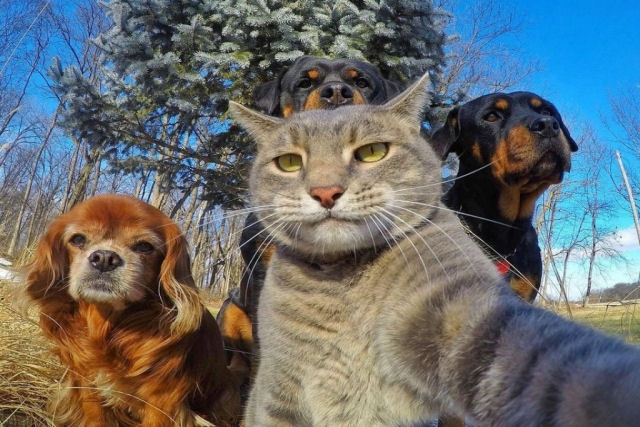
#> input picture PDI(processamento digital de imagem)/estudos sobe PDI/detector de faces/animais.jpg, 640 x 427 px
$ python index.py
#> lines starting #> are read from the running program, lines starting #| are printed output that depends on the picture; after the words box and inside, x2 and y2 are one past the last pixel; in counts of white or black regions, pixels touching at a corner belong together
import numpy as np
import cv2 as cv

face_classifier = cv.CascadeClassifier(
    cv.data.haarcascades + 'haarcascade_frontalface_default.xml')

img = cv.imread("animais.jpg")
#> img is the input picture: shape (427, 640, 3); mean B, G, R 111, 109.6, 103.7

# A funcao redimensiona a imagem


def redimensiona(imagem):
    (altura, largura, canais) = imagem.shape
#> altura = 427; largura = 640; canais = 3
    if(largura > 390 or altura > 210):
        nova_largura = 390
        nova_altura = 210
        novo_tamanho = (nova_largura, nova_altura)
        imagem_redimensionada = cv.resize(
            imagem, novo_tamanho, interpolation=cv.INTER_AREA)
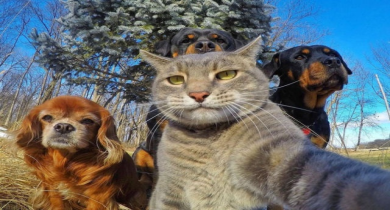
#> imagem_redimensionada: shape (210, 390, 3); mean B, G, R 111, 109.6, 103.7
        nova_imagem = imagem_redimensionada
        return nova_imagem
    else:
        return imagem


img = redimensiona(img)

img_gray = cv.cvtColor(img, cv.COLOR_RGB2GRAY)
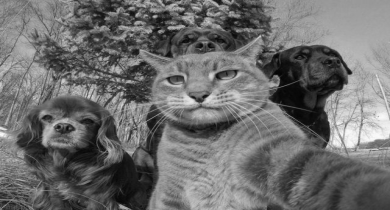
#> img_gray: shape (210, 390); min 2, max 250, mean 109.4

faces = face_classifier.detectMultiScale(img_gray, 1.3, 5)
#> faces = ()

for (x, y, w, h) in faces:
    cv.rectangle(img, (x, y), (x+w, y+h), (0, 255, 0), 2)
#> this loop made 0 passes

cv.imshow('imagem', img)
cv.waitKey()
cv.destroyAllWindows()

$ run again, with PDI(processamento digital de imagem)/estudos sobe PDI/detector de faces/gestao-pessoas.jpg copied over PDI(processamento digital de imagem)/estudos sobe PDI/detector de faces/animais.jpg
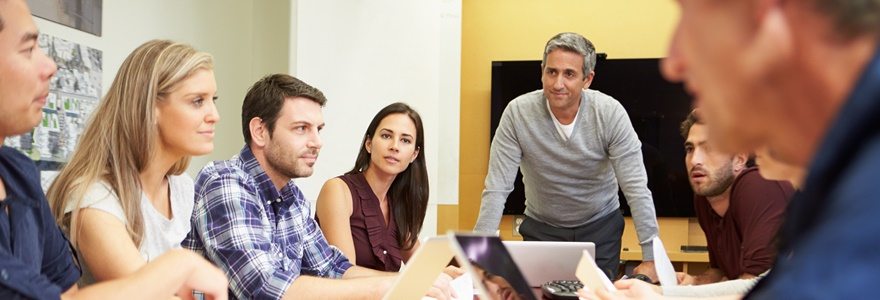
#> input picture PDI(processamento digital de imagem)/estudos sobe PDI/detector de faces/gestao-pessoas.jpg, 880 x 300 px
#> img is the input picture: shape (300, 880, 3); mean B, G, R 122, 137.9, 159.1
#> `img_gray = cv.cvtColor(img, cv.COLOR_RGB2GRAY)`:
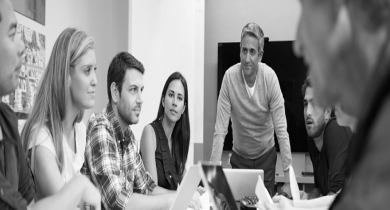
#> img_gray: shape (210, 390); min 3, max 253, mean 135.6
#> faces = [[117, 71, 53, 53]]
#> the loop `for (x, y, w, h) in faces:` made 1 pass
#> after the loop `for (x, y, w, h) in faces:`:
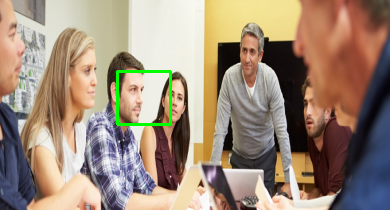
#> img: shape (210, 390, 3); mean B, G, R 121.1, 138.8, 157.8

$ run again, with PDI(processamento digital de imagem)/estudos sobe PDI/detector de faces/imagem1.jpg copied over PDI(processamento digital de imagem)/estudos sobe PDI/detector de faces/animais.jpg
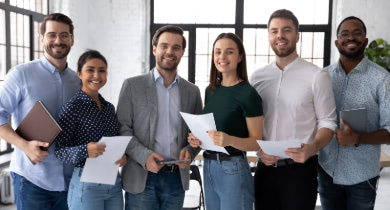
#> input picture PDI(processamento digital de imagem)/estudos sobe PDI/detector de faces/imagem1.jpg, 390 x 210 px
#> img is the input picture: shape (210, 390, 3); mean B, G, R 130.8, 125.3, 126.9
#> `img_gray = cv.cvtColor(img, cv.COLOR_RGB2GRAY)`:
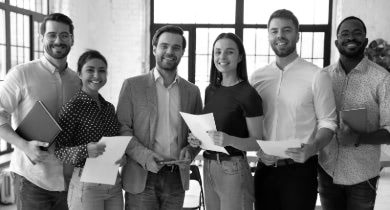
#> img_gray: shape (210, 390); min 0, max 255, mean 127.2
#> faces = ()

$ run again, with PDI(processamento digital de imagem)/estudos sobe PDI/detector de faces/imagem2.jpg copied over PDI(processamento digital de imagem)/estudos sobe PDI/detector de faces/animais.jpg
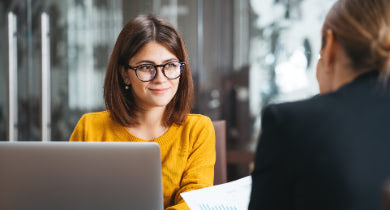
#> input picture PDI(processamento digital de imagem)/estudos sobe PDI/detector de faces/imagem2.jpg, 390 x 210 px
#> img is the input picture: shape (210, 390, 3); mean B, G, R 94.2, 105, 112.8
#> `img_gray = cv.cvtColor(img, cv.COLOR_RGB2GRAY)`:
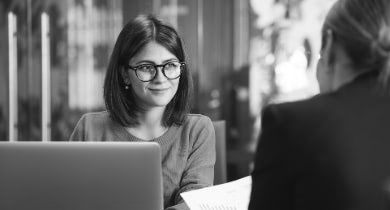
#> img_gray: shape (210, 390); min 6, max 255, mean 102.7
#> faces = [[128, 44, 61, 61]]
#> the loop `for (x, y, w, h) in faces:` made 1 pass
#> after the loop `for (x, y, w, h) in faces:`:
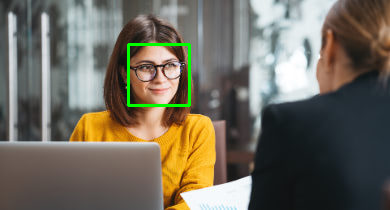
#> img: shape (210, 390, 3); 0.89% of pixels changed, all inside (x1, y1, x2, y2) = (127, 43, 191, 107)
